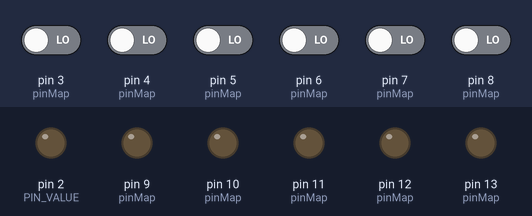
The sketch below on a simulated Arduino Uno, built with avr-gcc and run on an emulated ATmega328P. Shown: output pins drawn as LEDs (lit = HIGH). The test bench sets the inputs (shaded band); at power-on: pin 3 (pinMap), pin 4 (pinMap), pin 5 (pinMap), pin 6 (pinMap), pin 7 (pinMap), pin 8 (pinMap) LOW. What the sketch prints to the serial monitor is not drawn.

Above: at 1.2 s.
1.3 s: pin 3 (pinMap) driven HIGH
At 2.1 s:
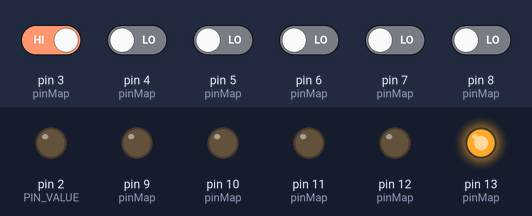
2.8 s: pin 4 (pinMap) driven HIGH
At 3.8 s:
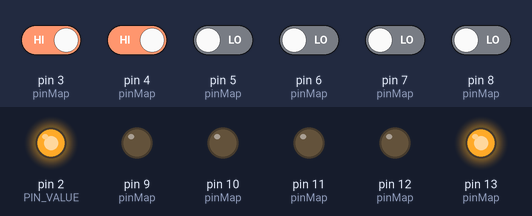
4.3 s: pin 5 (pinMap) driven HIGH
At 5.4 s:
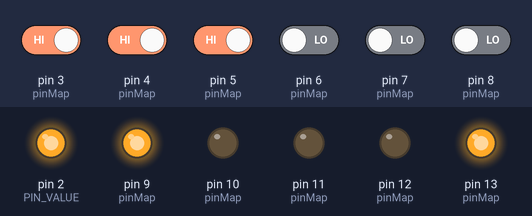
5.8 s: pin 6 (pinMap) driven HIGH
At 6.1 s:
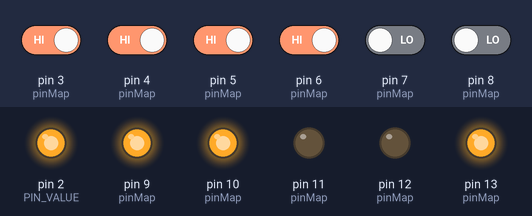
7.3 s: pin 7 (pinMap) driven HIGH
At 7.8 s:
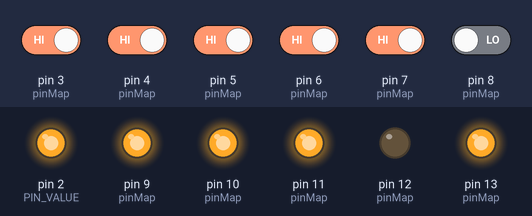
8.8 s: pin 8 (pinMap) driven HIGH
At 9.7 s:
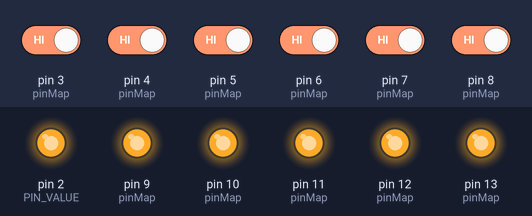
Timing chart, 0 to 11.3 s (numbered marks = the images above; inputs shaded):
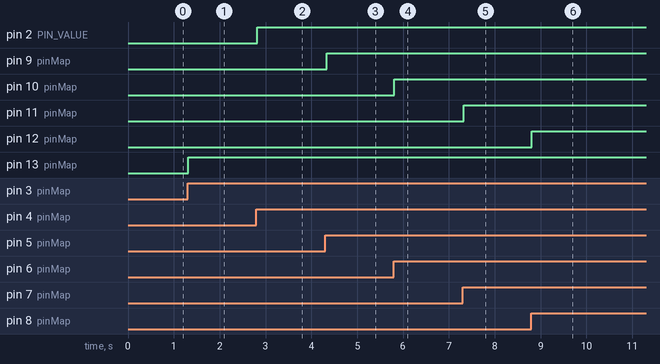

The sketch:

PinReceive.ino
```cpp
const int SOURCE_PIN =0;
const int DESTINATION_PIN = 1;
const int PIN_VALUE = 2;

int pinMap[6][3]={
    { 8, 12, 0 },
    { 7, 11, 0 },
    { 6, 10, 0 },
    { 5, 9, 0},
    { 4, 2, 0},
    { 3, 13, 0}
};

void setup() {
  // put your setup code here, to run once:
  Serial.begin(115200);

  for (int pinCounter=0;pinCounter<6;pinCounter++)
  {
    int sourcePin = pinMap[pinCounter][SOURCE_PIN];
    pinMode(sourcePin, INPUT);
    int destinationPin = pinMap[pinCounter][DESTINATION_PIN];
    pinMode(destinationPin, OUTPUT);
    digitalWrite(destinationPin, LOW);
  }
}

void loop() {
  for (int pinCounter =0; pinCounter<6;pinCounter++)
  {
    int sourcePin = pinMap[pinCounter][SOURCE_PIN];
    Serial.println("SourcePin:" + String(sourcePin));

    int sourcePinValue = digitalRead(sourcePin);
    Serial.println("SourcePinValue:" + String(sourcePinValue));

    int currentPinValue = pinMap[pinCounter][PIN_VALUE];
    Serial.println("CurrentOutPutPinValue:" + String(currentPinValue));

    if (sourcePinValue != currentPinValue)
    {
      int destinationPin = pinMap[pinCounter][DESTINATION_PIN];
      Serial.println("Destination pin:" + String (destinationPin));
      digitalWrite(destinationPin, sourcePinValue);
      pinMap[pinCounter][PIN_VALUE] = sourcePinValue;
    }
  }
}
```

Measured:
- after the input at 1.3 s, pin 13 (pinMap): LOW → HIGH at once
- after the input at 2.8 s, pin 2 (PIN_VALUE): LOW → HIGH at once
- after the input at 4.3 s, pin 9 (pinMap): LOW → HIGH at once
- after the input at 5.8 s, pin 10 (pinMap): LOW → HIGH at once
- after the input at 7.3 s, pin 11 (pinMap): LOW → HIGH at once
- after the input at 8.8 s, pin 12 (pinMap): LOW → HIGH at once
